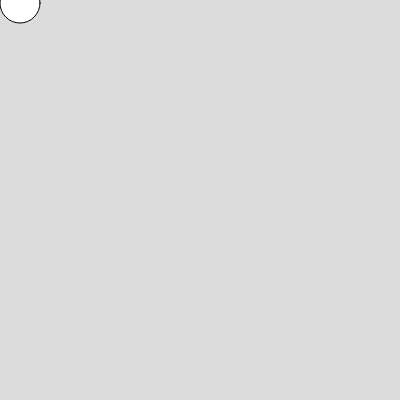
Frame 1 (no input)
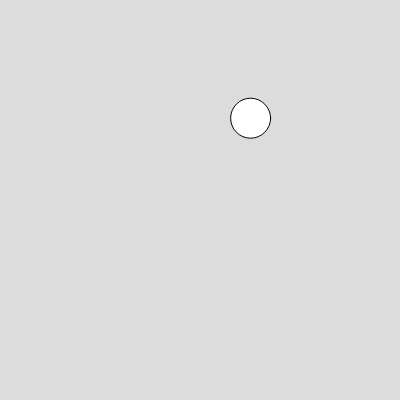
Frame 60 (no input)
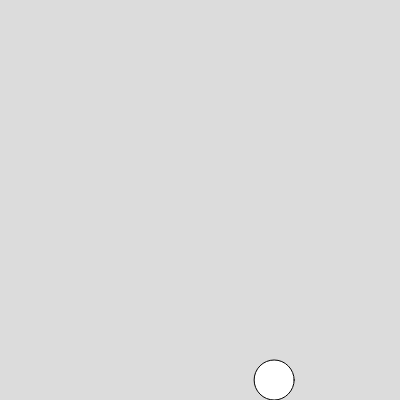
Frame 120 (the mouse pressed at the canvas centre since frame 60)

The p5.js sketch that drew these frames (run headless with seeded random() and noise() and a simulated clock; from frame 60 on, the mouse is pressed at the canvas centre):

// p5.js sketch
// ── sketch.js
let x;
let y;
let r;
let vx;
let vy;
let g;
let e; //ボールの反発係数
let μ; //床との摩擦係数

function setup() {
    createCanvas(400, 400);
    x = 0;
    y = 0;
    r = 20;
    vx = 4;
    vy = 2;
    g = 1;
    e = 0.9;
    μ = 0.99;
}

function draw() {
    background(220);
    //ボールのｘ速度
    x = x + vx;

    //ボールのｙ速度
    vy = vy + g ;
    y = y + vy;

    // 右壁との衝突判定
    if (x > width - r) {
        x = width - r;
        vx = -vx;
    }
    // 左壁との衝突判定
    if (x < r) {
        x = r;
        vx = -vx;
    }
    // 床との衝突判定
    if (y > height - r) {
        y = height - r;
        vy = -vy * e;
        vx = vx * μ; //減速（摩擦力）
    };
    circle(x, y, r * 2);
}
